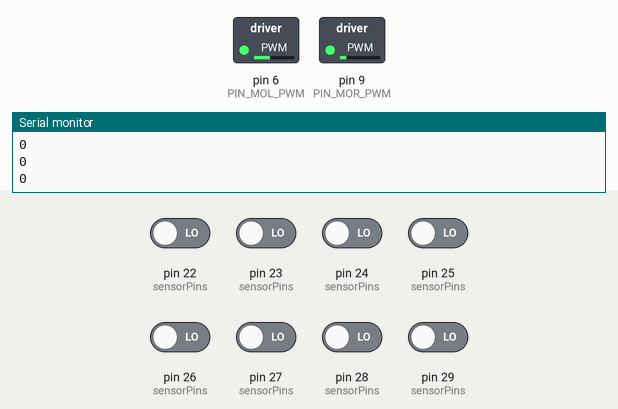
The sketch below on a simulated Arduino Mega 2560, built with avr-gcc and run on an emulated ATmega2560. Shown: switched loads named in the sketch (green lamp = pin HIGH), the last lines printed to the serial monitor. The inputs (shaded band) are chosen by the test bench; at power-on: pin 22 (sensorPins), pin 23 (sensorPins), pin 24 (sensorPins), pin 25 (sensorPins), pin 26 (sensorPins), pin 27 (sensorPins), pin 28 (sensorPins), pin 29 (sensorPins) LOW.

Above: at 2.4 s.
2.5 s: pin 27 (sensorPins) driven HIGH
At 3.2 s:
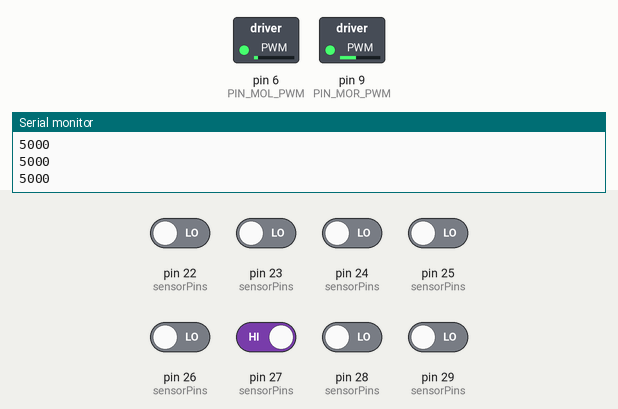
4.0 s: pin 22 (sensorPins) driven HIGH
At 4.5 s:
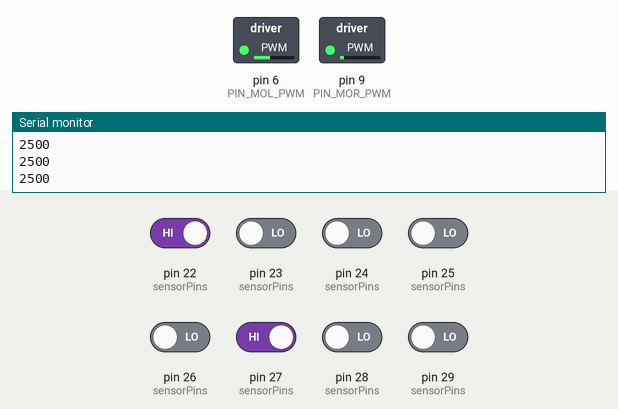
5.5 s: pin 23 (sensorPins) driven HIGH
At 6.7 s:
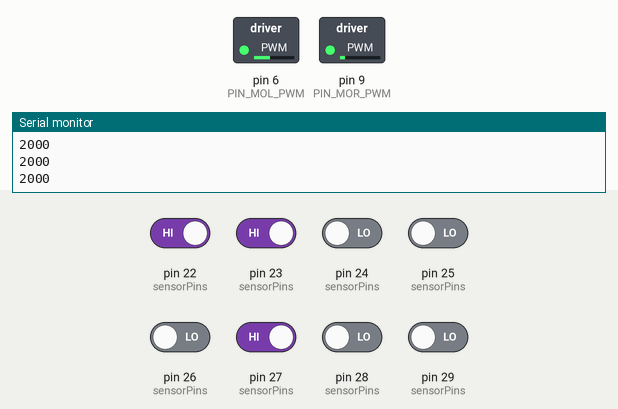
7.0 s: pin 28 (sensorPins) driven HIGH
At 8.1 s:
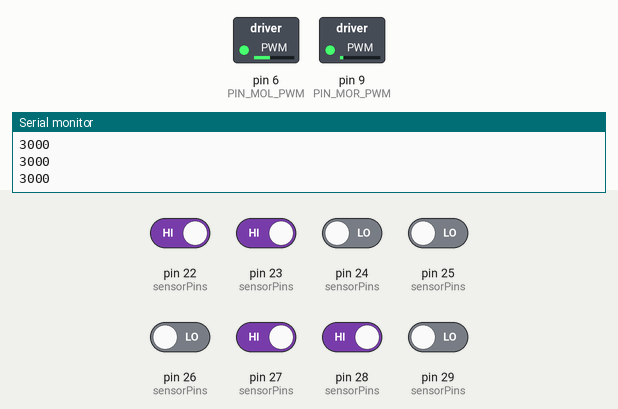
8.5 s: pin 26 (sensorPins) driven HIGH
At 9.1 s:
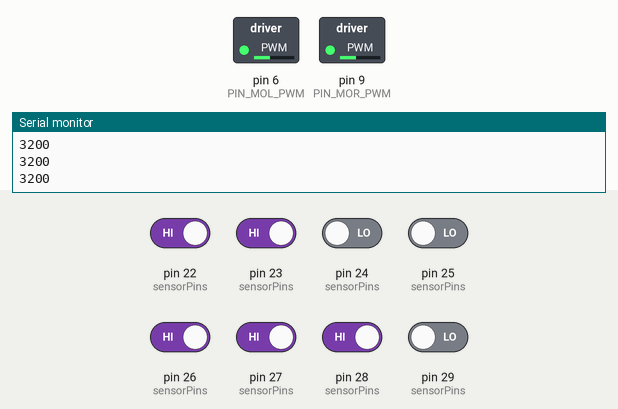
10.0 s: pin 26 (sensorPins) driven LOW
At 11.4 s:
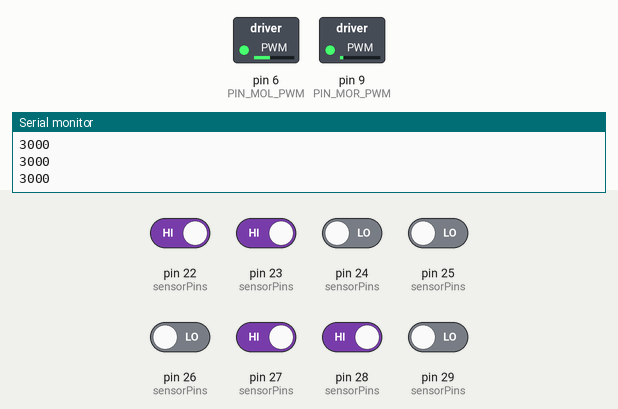
Timing chart, 0 to 12.5 s (numbered marks = the images above; inputs shaded):
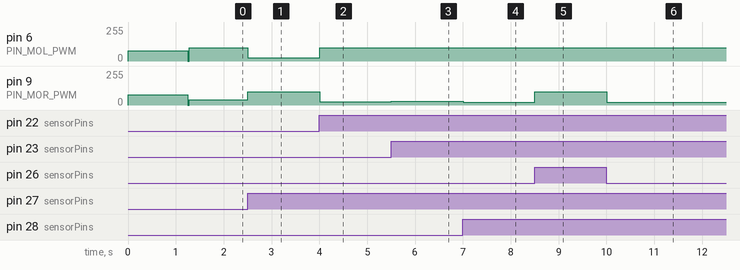

Measured:
- after the input at 2.5 s, pin 6 (PIN_MOL_PWM): 100/255 → 25/255 at once; pin 9 (PIN_MOR_PWM): 40/255 → 100/255 at once
- after the input at 4.0 s, pin 6 (PIN_MOL_PWM): 25/255 → 100/255 at once; pin 9 (PIN_MOR_PWM): 100/255 → 25/255 at once
- after the input at 5.5 s, pin 9 (PIN_MOR_PWM): 25/255 → 30/255 at once
- after the input at 7.0 s, pin 9 (PIN_MOR_PWM): 30/255 → 20/255 at once
- after the input at 8.5 s, pin 9 (PIN_MOR_PWM): 20/255 → 100/255 at once
- after the input at 10.0 s, pin 9 (PIN_MOR_PWM): 100/255 → 20/255 at once

The sketch:

follow-line.ino
```cpp
#include "QTRSensors.h"

//QTR sensor
#define NUM_SENSORS   8     //count sensors
#define TIMEOUT       2500  // waits for 2500 us for sensor outputs to go low
#define EMITTER_PIN   4

// sensor connected through analog pins A0 - A5 i.e. digital pins 14 - 19
unsigned char sensorPins[] = {22, 23, 24, 25, 26, 27, 28, 29};
QTRSensorsRC qtrrc(sensorPins, NUM_SENSORS, TIMEOUT, EMITTER_PIN);

// variable to store all sensor status
unsigned int sensorValues[NUM_SENSORS];

//left motor
#define PIN_MOL_PWM    6
#define PIN_MOL_CW     7
#define PIN_MOL_CCW    8

//right motor
#define PIN_MOR_PWM    9
#define PIN_MOR_CW     10
#define PIN_MOR_CCW    11

#define CALIBRATE_SPEED (30.0 / 100.0 * 255.0)

void forward(unsigned int leftSpeed, unsigned int rightSpeed) {
    // left motor ccw
    digitalWrite(PIN_MOL_CW, LOW);
    digitalWrite(PIN_MOL_CCW, HIGH);
    analogWrite(PIN_MOL_PWM, leftSpeed);

    // right motor cw
    digitalWrite(PIN_MOR_CW, HIGH);
    digitalWrite(PIN_MOR_CCW, LOW);
    analogWrite(PIN_MOR_PWM, rightSpeed);
}

void backward(unsigned int leftSpeed, unsigned int rightSpeed) {
    // left motor rotate in cw direction
    digitalWrite(PIN_MOL_CW, HIGH);
    digitalWrite(PIN_MOL_CCW, LOW);
    analogWrite(PIN_MOL_PWM, leftSpeed);

    // right motor rotate in ccw direction
    digitalWrite(PIN_MOR_CW, LOW);
    digitalWrite(PIN_MOR_CCW, HIGH);
    analogWrite(PIN_MOR_PWM, rightSpeed);
}

void turnLeft(unsigned int leftSpeed, unsigned int rightSpeed) {
    // left motor rotate in ccw direction
    digitalWrite(PIN_MOL_CW, HIGH);
    digitalWrite(PIN_MOL_CCW, LOW);
    analogWrite(PIN_MOL_PWM, leftSpeed);

    // right motor rotate in cw direction
    digitalWrite(PIN_MOR_CW, HIGH);
    digitalWrite(PIN_MOR_CCW, LOW);
    analogWrite(PIN_MOR_PWM, rightSpeed);
}

void turnRight(unsigned int leftSpeed, unsigned int rightSpeed) {
    // left motor rotate in cw direction
    digitalWrite(PIN_MOL_CW, LOW);
    digitalWrite(PIN_MOL_CCW, HIGH);
    analogWrite(PIN_MOL_PWM, leftSpeed);

    // right motor rotate in ccw direction
    digitalWrite(PIN_MOR_CW, LOW);
    digitalWrite(PIN_MOR_CCW, HIGH);
    analogWrite(PIN_MOR_PWM, rightSpeed);
}

void stopRobot() {
    // left motor stop rotation (en = 0)
    digitalWrite(PIN_MOL_PWM, LOW);

    // right motor stop rotation (en = 0)
    digitalWrite(PIN_MOR_PWM, LOW);
}

void setup() {
    // initialize communication buad rate
    Serial.begin(9600);

    for (int i = 0; i < 50; i++) {
        // calibrate for sometime by sliding the sensors across the line,
        // or you may use auto-calibration instead
        // comment this part out for automatic calibration

        // turn left or turn right to expose the sensors to the brightest and darkest
        // readings that may be encountered
        if ( i  < 12 || i >= 38 )
            turnLeft(CALIBRATE_SPEED, CALIBRATE_SPEED);
        else
            turnRight(CALIBRATE_SPEED, CALIBRATE_SPEED);

        qtrrc.calibrate();
    }

    stopRobot();

    Serial.print("Min: ");
    for (int i = 0; i < NUM_SENSORS; i++) {
        Serial.print(qtrrc.calibratedMinimumOn[i]);
        Serial.print("\t");
    }
    Serial.println();

    //delay(5);
    Serial.print("Max: ");
    for (int i = 0; i < NUM_SENSORS; i++) {
        Serial.print(qtrrc.calibratedMaximumOn[i]);
        Serial.print("\t");
    }
    Serial.println();
}

void loop() {

    int position = qtrrc.readLine(sensorValues);
    Serial.println(position);
    if (position < 0) {
        stopRobot();
    }
    if (position >= 0 && position <= 1000) {
        turnRight(100, 40);
    }
    else if (position > 1000 && position <= 1500) {
        turnRight(100, 35);
    }
    else if (position > 1500 && position <= 2000) {
        turnRight(100, 30);
    }
    else if (position > 2000 && position <= 2500) {
        turnRight(100, 25);
    }
    else if (position > 2500 && position <= 3000) {
        turnRight(100, 20);
    }
    else if (position > 3000 && position <= 4000) {
        forward(100, 100);
    }
    else if (position > 4000 && position <= 4500) {
        turnLeft(20, 100);
    }
    else if (position > 4500 && position <= 5000) {
        turnLeft(25, 100);
    }
    else if (position > 5000 && position <= 5500) {
        turnLeft(30, 100);
    }
    else if (position > 5500 && position <= 6000) {
        turnLeft(35, 100);
    }
    else if (position > 6000 && position <= 7000) {
        turnLeft(40, 100);
    }
    else { // position > 7000
        forward(50, 50);
        delay(2000);
    }
}
```
